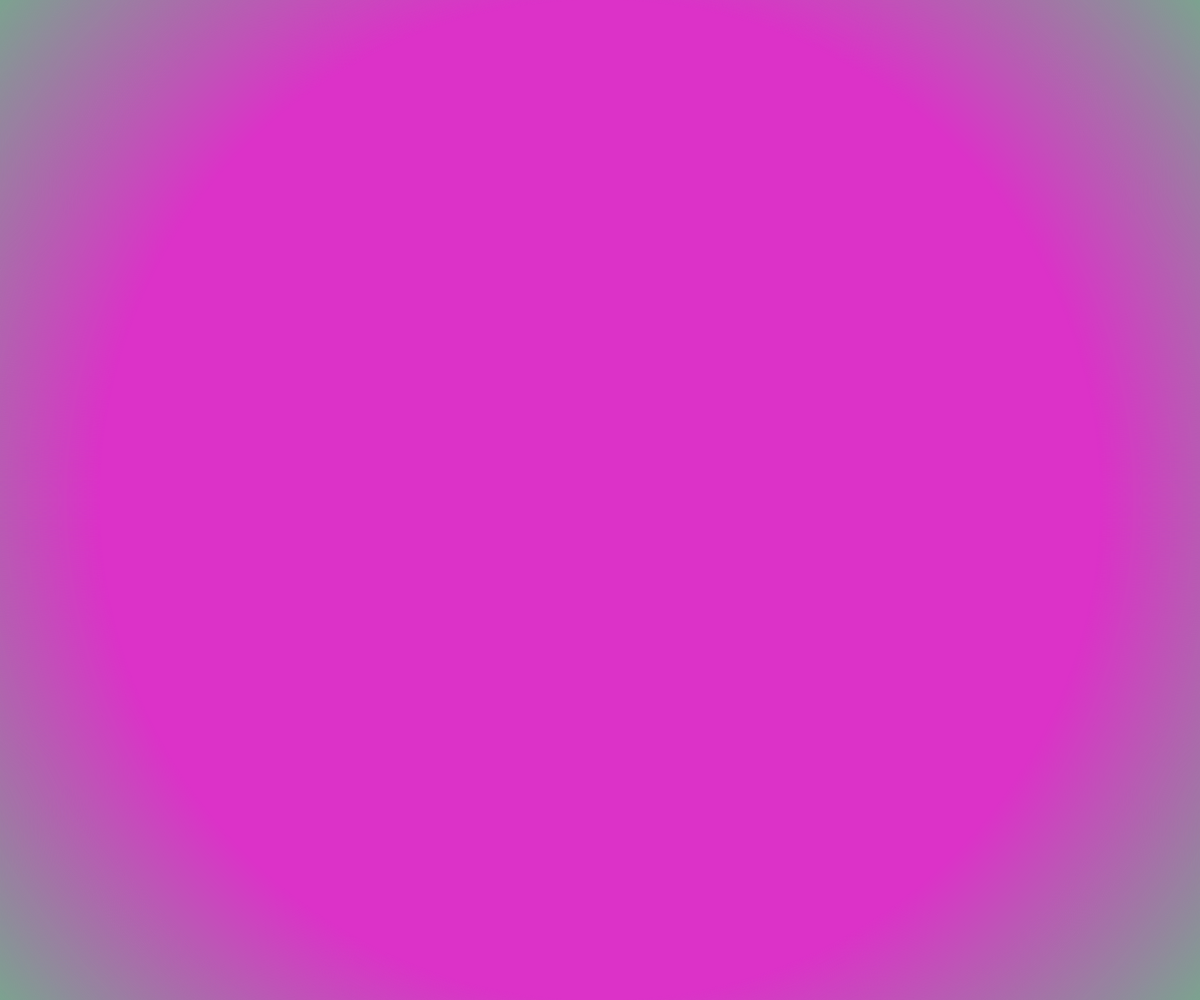
Frame 1 (no input)
Frame 60 (no input): identical to frame 1, image omitted
Frame 120 (the mouse pressed at the canvas centre since frame 60): identical to frame 1, image omitted

The p5.js sketch that drew this single still picture (run headless with seeded random() and noise() and a simulated clock; from frame 60 on, the mouse is pressed at the canvas centre):

// p5.js sketch
// ── sketch.js
/*recréer une autre variable*/
let dégradé 

function setup() {
  createCanvas(windowWidth,windowHeight)
  /* globalement, on a créer quelque chose qui nous sert à faire 
  un dégradé, c'est la fonction linearGradiant qui contient notre code*/
  dégradé = circularGradiant ( width, height, 50, 250, 100, 220, 50, 200);    /*largeur du canvas et heuteur du canvas */

}




///



function draw() {
  background(255);
  /* non de l'image à afficher, */
  image(dégradé, 0, 0, width, height);

}






/*CREER UNE FONCTION*/
function linearGradiant (w, h, r1, v1, b1, r2, v2, b2){      /*largeur, hauteur, rvb (couleurs)*/

  /* faire la boucle "for" pour compter
  le nombre de fois qu'on execute le code
  1. le premier élément est une variable qui va compter le nombre de fois,
  2. le deuxième va dire "oui" ou "non" tu peux rentrer
  (=est-ce que compteur est plus petit que la valeur de l'écran?),
  3. le troisième élément va rajouter une valeur à chaque fois.
  */
  let graphic = createGraphics(w,h);
  for(let compteur=0 ; compteur < height ; compteur++ ){

  /*variable qui va servir à donner la couleur au stroke
  il peut évoluer de 0 à height (=hauteur de l'écran)
  la couleur sera de 0 (blanc) à 255 (noir)*/
  let red = map(compteur, 0, height,    r1, r2);
  let green = map(compteur, 0, height,  v1, v2);
  let blue = map(compteur, 0, height,   b1, b2);


  graphic.stroke(red, green, blue); /*couleur de la ligne, (=à l'intérieur du graphics, j'aimerais appellé la fonction stroke)*/
  graphic.line( 0, compteur, width, compteur); /*ligne au dessus*/
}
  return graphic;
}




//




/*CREER UNE AUTRE FONCTION circulaire*/
function circularGradiant (w, h, r1, v1, b1, r2, v2, b2){      /*largeur, hauteur, rvb (couleurs)*/

  /* faire la boucle "for" pour compter
  le nombre de fois qu'on execute le code
  1. le premier élément est une variable qui va compter le nombre de fois,
  2. le deuxième va dire "oui" ou "non" tu peux rentrer
  (=est-ce que compteur est plus petit que la valeur de l'écran?),
  3. le troisième élément va rajouter une valeur à chaque fois.
  */
  let graphic = createGraphics(w,h);
  
  graphic.translate(graphic.width/2,graphic.height/2);
  h = h * 2;
  for(let compteur=0 ; compteur < height ; compteur++ ){
    graphic.rectMode(CENTER);
    /*variable qui va servir à donner la couleur au stroke
    il peut évoluer de 0 à height (=hauteur de l'écran)
    la couleur sera de 0 (blanc) à 255 (noir)*/
    let red = map(compteur, 0, height,    r1, r2);
    let green = map(compteur, 0, height,  v1, v2);
    let blue = map(compteur, 0, height,   b1, b2);

    graphic.fill(red, green, blue);     /*couleur de la ligne, (=à l'intérieur du graphics, j'aimerais appellé la fonction stroke)*/
    graphic.noStroke();                 /*il n'y a pas de ligne, enlever les contours*/
    graphic.ellipse( 0, 0, h-compteur, h-compteur); /*ellipse au dessus*/
  }
  return graphic;
}
